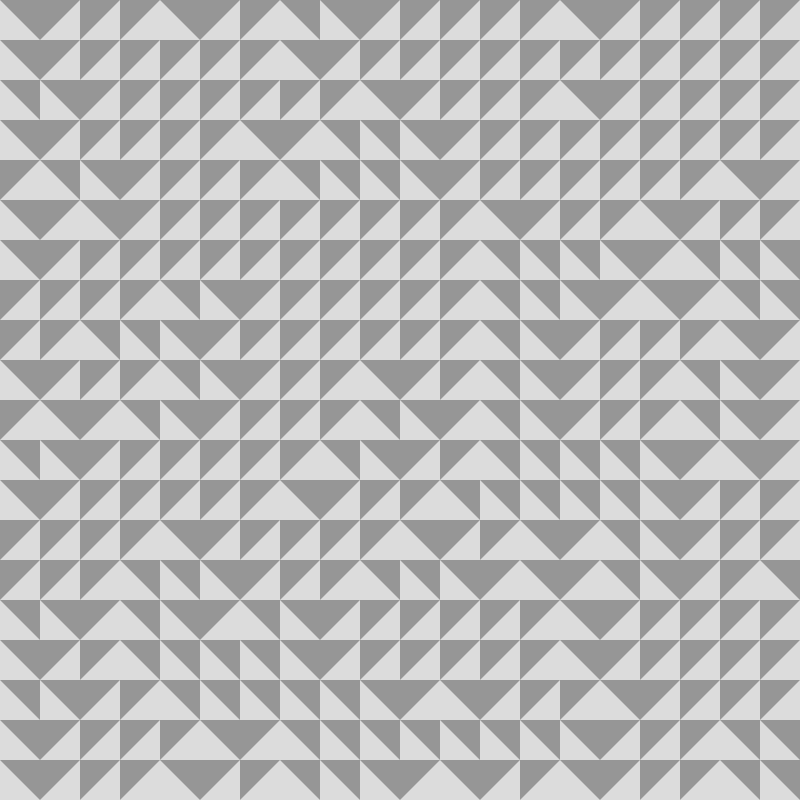
Frame 1 (no input)
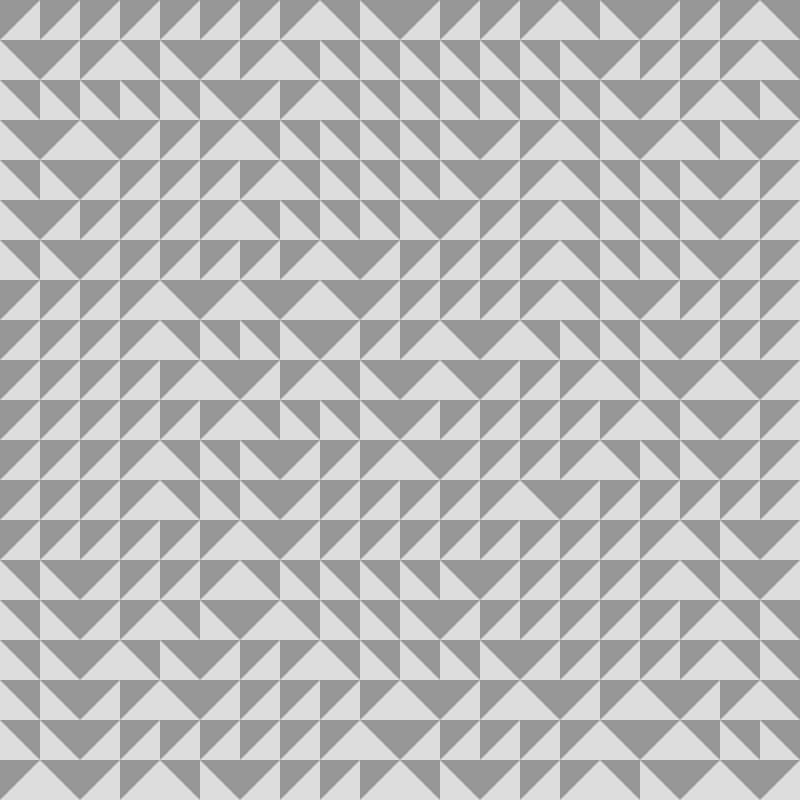
Frame 60 (the mouse pressed at the canvas centre just before this capture)
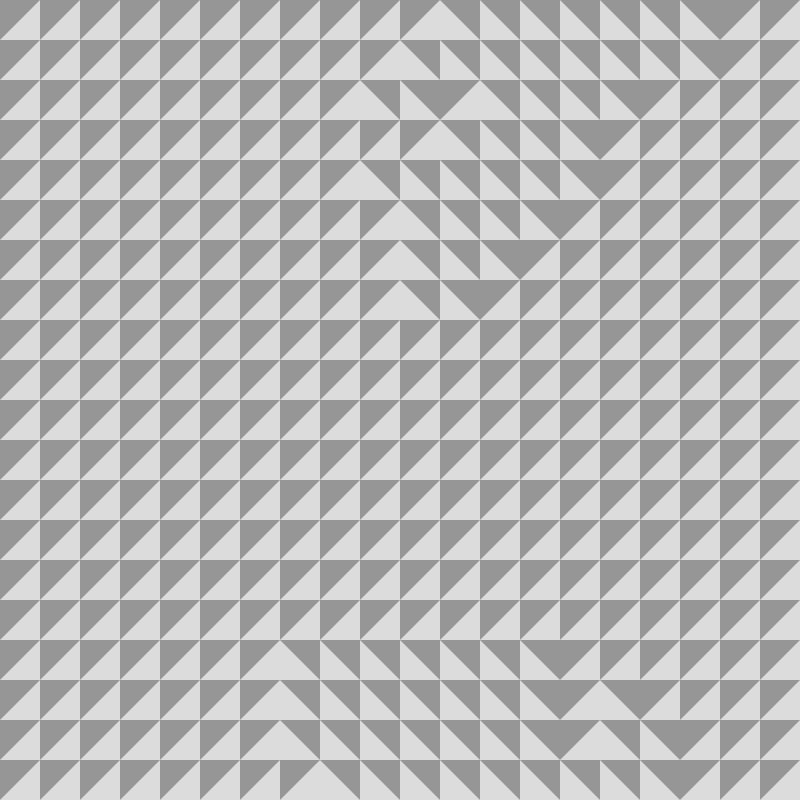
Frame 120 (the mouse held since frame 60 and released just before this capture)

The Processing sketch that drew these frames (run headless with seeded random() and noise(); from frame 60 on, the mouse is pressed at the canvas centre):

// Processing sketch: procgen_ruido_grid
// ── procgen_ruido_grid.pde
int rows, cols;
int cw, ch;
int ncolors;

color c;

color[] palette = {#dcdcdc, #969696};

void setup() {

  size(800, 800);
  stroke(255);

  frameRate(30);

  rows = 20;
  cols = 20;
  cw = width/cols;
  ch = height/rows;

  ncolors = palette.length;
}


void draw() {

  float t = 1.0*frameCount/50.0;
  background(0);

  noStroke();
  for (int x=0; x<cols; x++) {
    for (int y=0; y<rows; y++) {
      float scale1 = map(mouseX,0,width,2,20);
      float scale2 = map(mouseY,0,height,2,20);
      int palIndex = noise(x/scale1, y/scale1, t)>0.5?1:0;        
      int col1 = palette[palIndex], col2= palette[1-palIndex];
      tile(cw*x, ch*y, cw, ch, col1, col2, noise(x/scale2, y/scale2, t)>0.5);
    }
  }
}


void tile(int x, int y, int w, int h, color c1, color c2, boolean g) {
  fill(c1);
  rect(x, y, x+w, y+h);
  fill(c2);
  if (g) {
    triangle(x, y, x, y+h, x+w, y+h);
  } else {
    triangle(x, y, x+w, y, x, y+h);
  }
}
